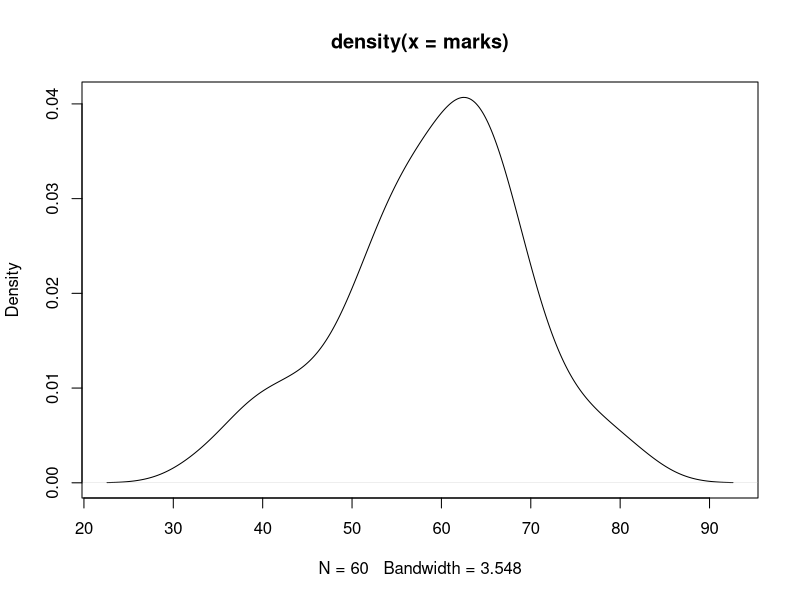

The R script that drew this image:
#Data Strucure - Vectors-used to store a row or column#
# c in the above line is used to concatenate data, single or double quote will treat it as sting. This is vector with 5 #values
#to run the code, put the cursor on the line which you want to run or select the code that needs to be run
#to create a seeries of numbers from 1 to n , type 1:n
# round brackets are used to assign and print it at the same time

x = c(1,5,7,8,4) 
x2 <- c(2,5,7,8,4)

x
x2

x4= c('M','F','M','F','M')
x4
(x5 = 1:100)
(x6 = seq(1,100,by=3))
?seq
#a question mark before a cmd will open the help doc for that function
seq(0, 1, length.out = 11)
#lenghtout divides the range 0 to 1 in 11 parts

marks = rnorm(60, mean=60, sd=10)
marks
plot(density(marks))
#eod
